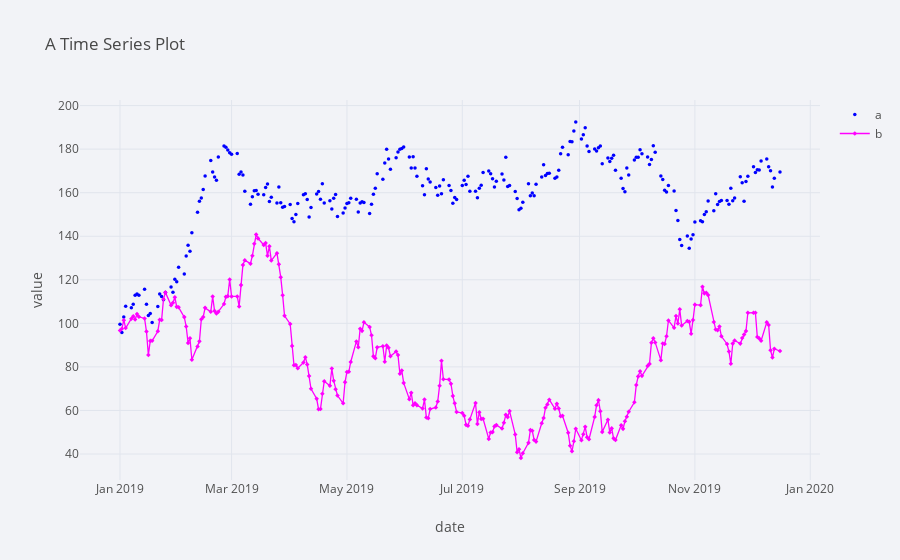

Write notebook code for a chart like this one.
### Code cell
plyo.iplot(
    df[['a', 'b']].iplot(asFigure=True,
             theme='polar',  
             title='A Time Series Plot',  
             xTitle='date',  
             yTitle='value',  
             mode={'a': 'markers', 'b': 'lines+markers'},  
             symbol={'a': 'circle', 'b': 'diamond'},  
             size=3.5,  
             colors={'a': 'blue', 'b': 'magenta'},  
                        ),
    image='png',
    filename='ply_02'
)

### Figure 1 — Plotly figure (JSON) as saved in the notebook; plotly's stock layout.template omitted (floating-point values rounded to 4 significant figures; data arrays with more than 128 entries replaced by an {"elided": "..."} marker saying what was removed)
{"data": [{"name": "a", "text": "", "y": {"elided": "250 float values"}, "mode": "markers", "marker": {"symbol": "circle", "size": 3.5}, "x": {"elided": "250 str values"}, "line": {"color": "blue", "dash": "solid", "shape": "linear", "width": 1.3}, "type": "scatter"}, {"name": "b", "text": "", "y": {"elided": "250 float values"}, "mode": "lines+markers", "marker": {"symbol": "diamond", "size": 3.5}, "x": {"elided": "250 str values"}, "line": {"color": "magenta", "dash": "solid", "shape": "linear", "width": 1.3}, "type": "scatter"}], "layout": {"title": {"text": "A Time Series Plot", "font": {"color": "#484848"}}, "paper_bgcolor": "#F2F3F7", "plot_bgcolor": "#F2F3F7", "yaxis": {"tickfont": {"color": "#505050"}, "zerolinecolor": "#E1E5ED", "title": {"text": "value", "font": {"color": "#505050"}}, "gridcolor": "#E1E5ED", "showgrid": true}, "xaxis": {"tickfont": {"color": "#505050"}, "zerolinecolor": "#E1E5ED", "title": {"text": "date", "font": {"color": "#505050"}}, "gridcolor": "#E1E5ED", "showgrid": true}, "legend": {"bgcolor": "#F2F3F7", "font": {"color": "#505050"}}}}
